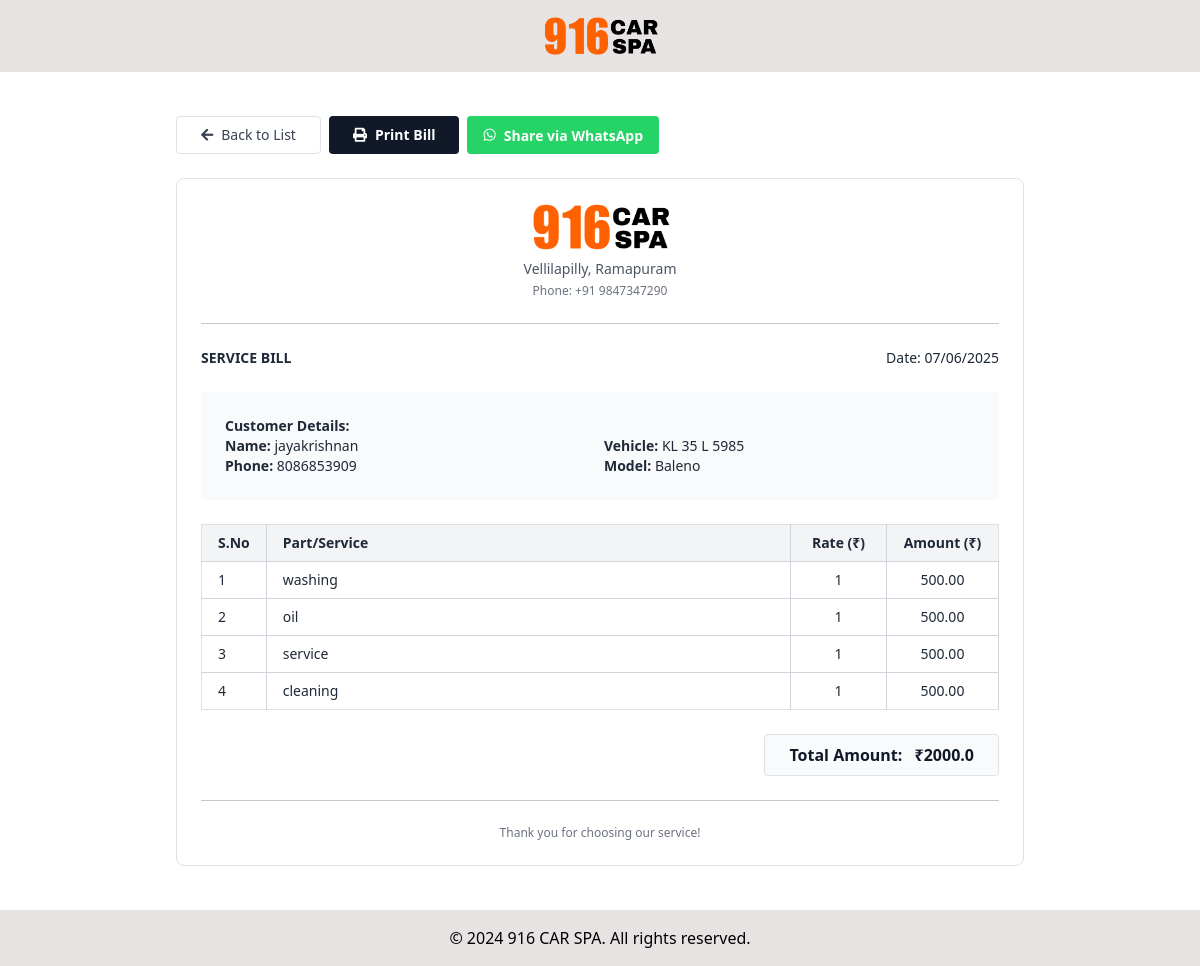
Screenshot of /bill/2/ with the database file from the repository.
### service_app/models.py (models this page shows, shortened)
class Customer(models.Model):
    name = models.CharField(max_length=100)
    phone_number = models.CharField(max_length=15, blank=True)
    vehicle_number = models.CharField(max_length=20)
    vehicle_model = models.CharField(max_length=50, blank=True)
    created_at = models.DateTimeField(auto_now_add=True)

class ServicePart(models.Model):
    customer = models.ForeignKey(Customer, on_delete=models.CASCADE, related_name='service_parts')
    part_name = models.CharField(max_length=100)
    quantity = models.PositiveIntegerField(default=1)
    price = models.DecimalField(max_digits=10, decimal_places=2)
    created_at = models.DateTimeField(auto_now_add=True)
    @property
    def total_price(self):
        return self.quantity * self.price

### service_app/views.py (the view)
# urls.py: path('bill/<int:customer_id>/', views.view_bill, name='view_bill'),
def view_bill(request, customer_id):
    customer = get_object_or_404(Customer, id=customer_id)
    total_amount = sum(float(part.total_price) for part in customer.service_parts.all())
    return render(request, 'service_app/bill.html', {
        'customer': customer,
        'total_amount': total_amount
    })

### service_app/templates/service_app/bill.html (shortened to what this page needs)
{% extends 'service_app/base.html' %}
{% load static %}
{% block extra_css %}
<script src="https://cdn.tailwindcss.com"></script>
<link rel="stylesheet" href="https://cdnjs.cloudflare.com/ajax/libs/font-awesome/5.15.3/css/all.min.css">
{% endblock %}
{% block content %}
<div class="max-w-4xl mx-auto p-6">
    <div class="flex flex-wrap gap-2 mb-4 no-print">
        <a href="{% url 'service_list' %}" class="flex items-center gap-2 border border-gray-300 rounded px-4 py-2 text-gray-700 text-sm hover:bg-gray-50">
            <i class="fas fa-arrow-left"></i>
            Back to List
        </a>
        <button onclick="window.print()" class="flex items-center gap-2 bg-gray-900 text-white text-sm font-semibold rounded px-4 py-2 hover:bg-gray-800">
            <i class="fas fa-print"></i>
            Print Bill
        </button>
        <button onclick="shareViaWhatsApp()" class="whatsapp-share">
            <i class="fab fa-whatsapp"></i>
            Share via WhatsApp
        </button>
    </div>
    <div class="border border-gray-200 rounded-lg p-6 max-w-4xl w-full mx-auto">
        <header class="text-center mb-4">
            <img src="{% static 'service_app/logo1.png' %}" alt="916 CAR CLINIC Logo" class="h-12 mx-auto mb-2">
            <p class="text-sm text-gray-600 mt-1">Vellilapilly, Ramapuram</p>
            <p class="text-xs text-gray-500 mt-1">Phone: +91 9847347290 </p>
            <hr class="border-gray-300 mt-4">
        </header>
        <section class="flex justify-between text-gray-800 mb-4 text-sm">
            <div>
                <p class="font-semibold">SERVICE BILL</p>
            </div>
            <div>Date: {{ customer.created_at|date:"d/m/Y" }}</div>
        </section>
        <section class="bg-gray-50 p-4 rounded mb-6 grid grid-cols-1 md:grid-cols-2 gap-2 text-sm text-gray-800">
            <div>
                <p class="font-semibold">Customer Details:</p>
                <p><span class="font-bold">Name:</span> {{ customer.name }}</p>
                <p><span class="font-bold">Phone:</span> {{ customer.phone_number }}</p>
            </div>
            <div>
                <p>&nbsp;</p>
                <p><span class="font-bold">Vehicle:</span> {{ customer.vehicle_number }}</p>
                <p><span class="font-bold">Model:</span> {{ customer.vehicle_model }}</p>
            </div>
        </section>
        <table class="w-full border border-gray-300 text-sm text-gray-800 mb-6">
            <thead class="bg-gray-100 border-b border-gray-300">
                <tr>
                    <th class="border-r border-gray-300 font-semibold px-3 py-2 text-left w-16">S.No</th>
                    <th class="border-r border-gray-300 font-semibold px-3 py-2 text-left">Part/Service</th>
                    <th class="border-r border-gray-300 font-semibold px-3 py-2 text-center w-24">Rate (₹)</th>
                    <th class="font-semibold px-3 py-2 text-center w-28">Amount (₹)</th>
                </tr>
            </thead>
            <tbody>
                {% for part in customer.service_parts.all %}
                <tr class="border-t border-gray-300">
                    <td class="border-r border-gray-300 px-3 py-2">{{ forloop.counter }}</td>
                    <td class="border-r border-gray-300 px-3 py-2">{{ part.part_name }}</td>
                    <td class="border-r border-gray-300 px-3 py-2 text-center">{{ part.quantity }}</td>
                    <td class="border-r border-gray-300 px-3 py-2 text-center">{{ part.price }}</td>
                </tr>
                {% endfor %}
            </tbody>
        </table>
        <div class="flex justify-end mb-6">
            <div class="bg-gray-50 px-4 py-2 font-semibold text-gray-900 border border-gray-300 rounded">
                Total Amount: <span class="ml-2">₹{{ total_amount }}</span>
            </div>
        </div>
        <hr class="border-gray-300">
        <footer class="text-center text-xs text-gray-500 mt-4">
            <p>Thank you for choosing our service!</p>
        </footer>
    </div>
</div>
{% endblock %}

### service_app/templates/service_app/base.html (shortened to what this page needs)
{% load static %}
<!DOCTYPE html>
<html lang="en">
<head>
  <link href="https://cdn.jsdelivr.net/npm/bootstrap@5.1.3/dist/css/bootstrap.min.css" rel="stylesheet">
  <link rel="stylesheet" href="https://cdnjs.cloudflare.com/ajax/libs/font-awesome/5.15.3/css/all.min.css">
  {% block extra_css %}{% endblock %}
</head>
<body>
  <nav class="navbar navbar-expand-lg">
    <div class="container position-relative">
      <a class="navbar-brand" href="{% url 'main_menu' %}">
        <img src="{% static 'service_app/logo1.png' %}" alt="916 CAR CLINIC Logo">
      </a>
    </div>
  </nav>
  <div class="main-content">
    <div class="container">
      {% block content %}{% endblock %}
    </div>
  </div>
  <footer class="footer">
    <div class="container text-center">
      <p class="mb-0">&copy; 2024 916 CAR SPA. All rights reserved.</p>
    </div>
  </footer>
</body>
</html>

### service_app/templates/service_app/base.html (style rules this page uses)
html, body { height: 100%; margin: 0; }
body { display: flex; flex-direction: column; }
.main-content { flex: 1; padding: 20px 0; }
.navbar { background-color: #e7e3e3; padding: 1rem; }
.navbar-brand { color: rgb(0, 0, 0) !important; font-weight: bold; position: absolute; left: 50%; transform: translateX(-50%); }
.navbar-brand img { height: 40px; }
.footer { background-color: #e7e3e3; color: rgb(0, 0, 0); padding: 1rem 0; margin-top: auto; }

### service_app/templates/service_app/bill.html (style rules this page uses)
.whatsapp-share { background-color: #25D366; color: white; border: none; padding: 8px 16px; border-radius: 4px; cursor: pointer; display: flex; align-items: center; gap: 8px; font-size: 14px; font-weight: 600; }

### rows the page displays
Customer: created_at "07/06/2025", name "jayakrishnan", phone_number "8086853909", vehicle_number "KL 35 L 5985", vehicle_model "Baleno"
ServicePart: part_name "washing", quantity "1", price "500.00"
ServicePart: part_name "oil", quantity "1", price "500.00"
ServicePart: part_name "service", quantity "1", price "500.00"
ServicePart: part_name "cleaning", quantity "1", price "500.00"

### other values shown
{{ total_amount }} "2000.0"
